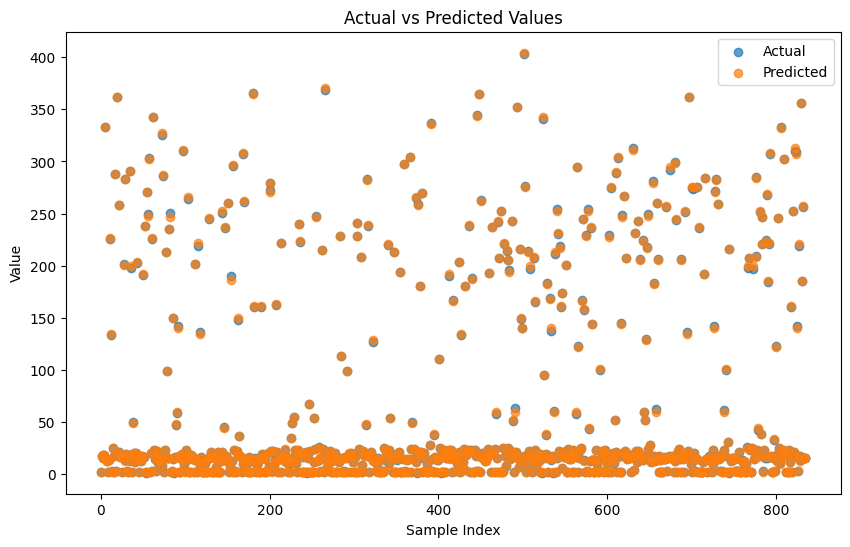

Write the Python code that produced this figure.
# Import necessary libraries
import pandas as pd  # For data manipulation and analysis
from sklearn.preprocessing import StandardScaler  # For standardizing features
import datasets  # To load datasets easily
from sklearn.model_selection import train_test_split  # For splitting data into train and test sets
from sklearn.ensemble import GradientBoostingRegressor  # The machine learning model to be used
from sklearn.metrics import mean_squared_error  # For evaluating the model performance
import matplotlib.pyplot as plt  # For visualizing data

# Load the Tesla historical prices dataset from the CodeSignal datasets
tesla = datasets.load_dataset('codesignal/tsla-historic-prices')

# Convert the dataset into a DataFrame for easier data manipulation
tesla_df = pd.DataFrame(tesla['train'])

# Convert the 'Date' column from string format to datetime format for easier time series analysis
tesla_df['Date'] = pd.to_datetime(tesla_df['Date'])

# Calculate technical indicators:
# Simple Moving Average (SMA) over the last 5 days
tesla_df['SMA_5'] = tesla_df['Adj Close'].rolling(window=5).mean()

# Exponential Moving Average (EMA) over the last 5 days
tesla_df['EMA_5'] = tesla_df['Adj Close'].ewm(span=5, adjust=False).mean()

# Volatility (standard deviation) of the 'Close' price over the last 5 days
tesla_df['Volatility'] = tesla_df['Close'].rolling(window=5).std()

# Drop rows with NaN values created by the rolling calculations
tesla_df.dropna(inplace=True)

# Selecting features for the model
# Features include SMA, EMA, Volatility, and Adjusted Close price
features = tesla_df[['SMA_5', 'EMA_5', 'Volatility', 'Adj Close']]

# The target variable is the 'Close' price we want to predict
target = tesla_df['Close']

# Standardize the features to have mean=0 and variance=1
scaler = StandardScaler()
features_scaled = scaler.fit_transform(features)  # Fit the scaler to the features and transform them

# Split the dataset into training and testing sets (75% train, 25% test)
X_train, X_test, y_train, y_test = train_test_split(features_scaled, target, test_size=0.25, random_state=42)

# Instantiate the Gradient Boosting Regressor model
model = GradientBoostingRegressor(random_state=42)

# Fit the model to the training data
model.fit(X_train, y_train)

# Predict the target values for the test set
predictions = model.predict(X_test)

# Calculate the Mean Squared Error (MSE) between actual and predicted values
mse = mean_squared_error(y_test, predictions)

# Print the MSE to evaluate model performance
print(f'Mean Squared Error: {mse}')

# Visualize the actual vs predicted values
plt.figure(figsize=(10, 6))  # Set the size of the figure
plt.scatter(range(len(y_test)), y_test, label='Actual', alpha=0.7)  # Plot actual values
plt.scatter(range(len(y_test)), predictions, label='Predicted', alpha=0.7)  # Plot predicted values
plt.title('Actual vs Predicted Values')  # Set the title of the plot
plt.xlabel('Sample Index')  # Label for the x-axis
plt.ylabel('Value')  # Label for the y-axis
plt.legend()  # Show legend to differentiate between actual and predicted
plt.show()  # Display the plot
